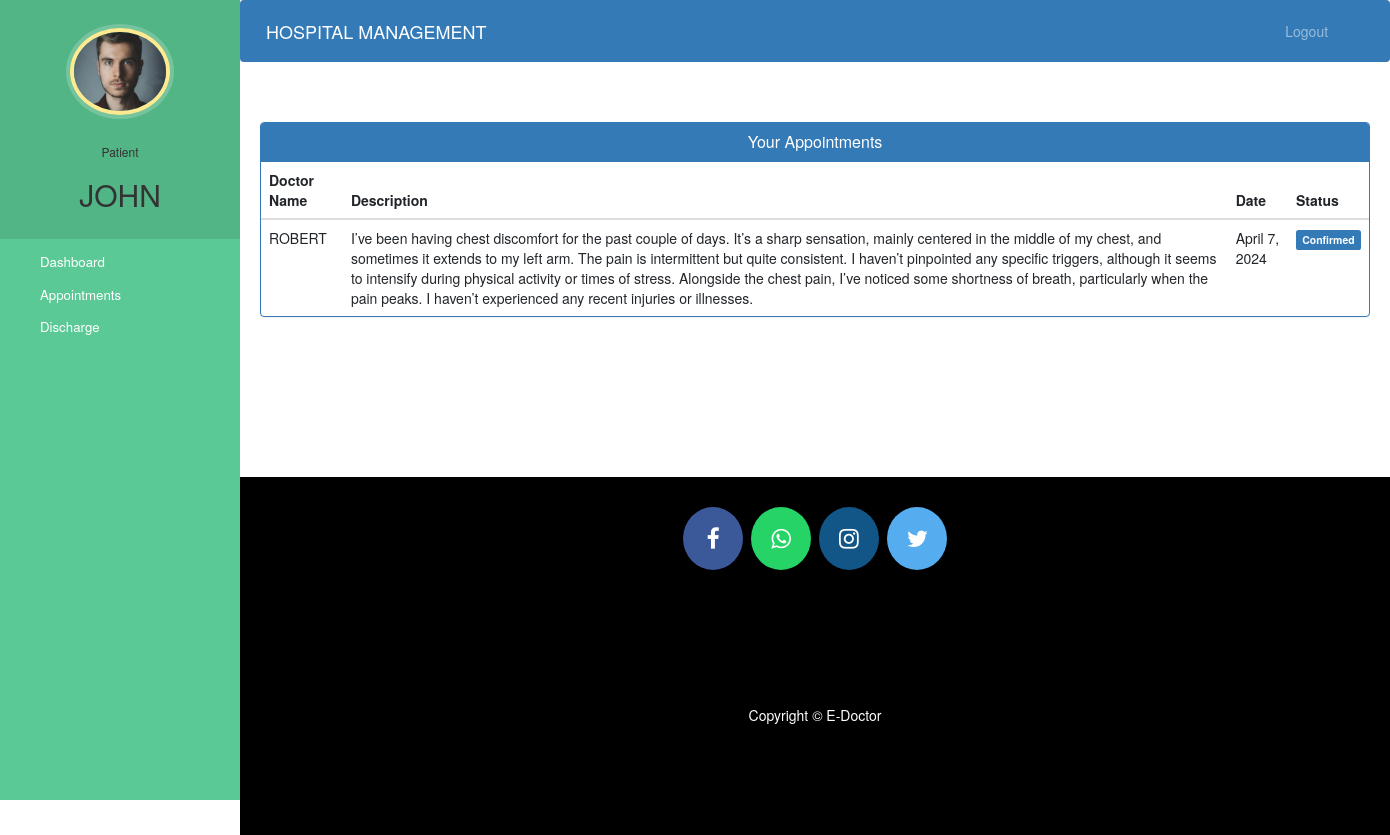
Page /patient-view-appointment (signed in) on the committed database.
### hospital/models.py (models this page shows, shortened)
class Patient(models.Model):
    user=models.OneToOneField(User,on_delete=models.CASCADE)
    profile_pic= models.ImageField(upload_to='profile_pic/PatientProfilePic/',null=True,blank=True)
    address = models.CharField(max_length=40)
    mobile = models.CharField(max_length=40,null=False)
    symptoms = models.CharField(max_length=100,null=False)
    assignedDoctorId = models.PositiveIntegerField(null=False)
    admitDate=models.DateField(auto_now=True)
    status=models.BooleanField(default=False)

class Appointment(models.Model):
    patientId=models.PositiveIntegerField(null=False)
    doctorId=models.PositiveIntegerField(null=False)
    patientName=models.CharField(max_length=40,null=True)
    doctorName=models.CharField(max_length=40,null=True)
    appointmentDate=models.DateField(auto_now=True)
    description=models.TextField(max_length=500)
    status=models.BooleanField(default=False)

### hospital/views.py (the view)
# urls.py: path('patient-view-appointment', views.patient_view_appointment_view,name='patient-view-appointment'),
@login_required(login_url='patientlogin')
@user_passes_test(is_patient)
def patient_view_appointment_view(request):
    patient=models.Patient.objects.get(user_id=request.user.id) #for profile picture of patient in sidebar
    appointments=models.Appointment.objects.all().filter(patientId=request.user.id)
    return render(request,'hospital/patient_view_appointment.html',{'appointments':appointments,'patient':patient})

### hospital/views.py (called while the page is built)
def is_patient(user):
    return user.groups.filter(name='PATIENT').exists()

### templates/hospital/patient_view_appointment.html (shortened to what this page needs)
{% extends 'hospital/patient_base.html' %}
{% block content %}
<head>
  <link href="//netdna.bootstrapcdn.com/bootstrap/3.0.0/css/bootstrap.min.css" rel="stylesheet" id="bootstrap-css">
</head>
<div class="container">
  <div class="panel panel-primary">
    <div class="panel-heading">
      <h6 class="panel-title">Your Appointments</h6>
    </div>
    <table class="table table-hover" id="dev-table">
      <thead>
        <tr>
          <th>Doctor Name</th>
          <th>Description</th>
          <th>Date</th>
          <th>Status</th>
        </tr>
      </thead>
      {% for a in appointments %}
      <tr>
        <td> {{a.doctorName}}</td>
        <td>{{a.description}}</td>
        <td>{{a.appointmentDate}}</td>
        {%if a.status%}
        <td> <span class="label label-primary">Confirmed</span></td>
        {% else %}
        <td> <span class="label label-success">Pending</span></td>
        {% endif %}
      </tr>
      {% endfor %}
    </table>
  </div>
</div>
{% endblock content %}

### templates/hospital/patient_base.html (shortened to what this page needs)
<!DOCTYPE html>
{% load static %}
<html lang="en">
<head>
  <link rel="stylesheet" href="https://stackpath.bootstrapcdn.com/bootstrap/4.3.1/css/bootstrap.min.css">
  <link rel="stylesheet" href="https://maxcdn.bootstrapcdn.com/font-awesome/4.7.0/css/font-awesome.min.css">
  <link rel="stylesheet" href="{% static '/style.css' %}">
</head>
<body>
  <nav class="menu" tabindex="0">
    <header class="avatar">
      <img src="{% static patient.profile_pic.url %}" alt="Profile Pic" />
      <br><br>
      <h6>Patient</h6>
      <h2>{{request.user.first_name}}</h2>
    </header>
    <ul>
      <li tabindex="0" class="icon-dashboard"> <a style="color:white; text-decoration:none;" href="/patient-dashboard"><span>Dashboard</span></a> </li>
      <li tabindex="0" class="icon-calendar"> <a style="color:white; text-decoration:none;" href="/patient-appointment"><span>Appointments</span></a></li>
      <li tabindex="0" class="icon-users"> <a style="color:white; text-decoration:none;" href="/patient-discharge"><span>Discharge</span></a></li>
    </ul>
  </nav>
  <main>
    <div class="bs-example">
      <nav class="navbar navbar-expand-md  navbar-dark fixed-top" style="background:#337AB7;">
        <a href="#" class="navbar-brand">HOSPITAL MANAGEMENT</a>
        <div class="collapse navbar-collapse justify-content-between" id="navbarCollapse">
          <div class="navbar-nav" style=" margin-left: 90%;">
            <a href="/logout" class="nav-item nav-link">Logout</a>
          </div>
        </div>
      </nav>
    </div>
    <br><br>
    {% block content %}
    {% endblock content %}
    <br><br><br><br><br><br><br>
    <footer>
      <p>
        <a id="ftr" href="#" class="fa fa-facebook"></a>
        <a id="ftr" href="#" class="fa fa-whatsapp"></a>
        <a id="ftr" href="#" class="fa fa-instagram"></a>
        <a id="ftr" href="#" class="fa fa-twitter"></a>
      </p>
      <br>
      <div class="container">
        <div class="row">
          <div class="col-md-12 col-sm-12">
            <div style="color:#ffffff;" class="wow fadeInUp footer-copyright">
              <p>Copyright &copy; E-Doctor </p>
            </div>
          </div>
        </div>
      </div>
    </footer>
  </main>
</body>
</html>

### static/style.css (style rules this page uses)
body { padding-left: 240px; }
main { position: relative; height: 100vh; }
.menu { background: #5bc995; height: 100vh; width: 240px; position: fixed; top: 0px; left: 0; z-index: 5; outline: none; }
.menu .avatar { background: rgba(0, 0, 0, 0.1); padding: 2em 0.5em; text-align: center; }
.menu .avatar img { width: 100px; border-radius: 50%; overflow: hidden; border: 4px solid #ffea92; box-shadow: 0 0 0 4px rgba(255, 255, 255, 0.2); }
.menu .avatar h2 { font-weight: normal; margin-bottom: 0; }
.menu ul { list-style: none; padding: 0.5em 0; margin: 0; }
.menu ul li { padding: 0.5em 1em 0.5em 3em; font-size: 0.95em; font-weight: regular; background-repeat: no-repeat; background-position: left 15px center; background-size: auto 20px; transition: all 0.15s linear; cursor: pointer; }
.menu ul li.icon-dashboard { background-image: url("http://www.entypo.com/images//gauge.svg"); }
.menu ul li.icon-users { background-image: url("http://www.entypo.com/images//users.svg"); }
.menu ul li.icon-calendar { background-image: url("http://www.entypo.com/images//calendar.svg"); }

### templates/hospital/patient_base.html (style rules this page uses)
a:link { text-decoration: none; }
a { color: white; }
footer { padding: 0px 0px 0px 0px; background-color: black; margin: 0px; }
#ftr { padding: 20px; }
.fa { font-size: 23px; width: 60px; text-align: center; text-decoration: none; margin: 5px 2px; border-radius: 50%; }
.fa-facebook { background: #3B5998; color: white; margin-top: 30px; }
.fa-whatsapp { background: #25d366; color: white; }
.fa-twitter { background: #55ACEE; color: white; }
.fa-instagram { background: #125688; color: white; }
p { text-align: center; }

### templates/hospital/patient_view_appointment.html (style rules this page uses)
a:link { text-decoration: none; }
h6 { text-align: center; }
.row { margin: 100px; }

### rows in the picture
Patient: profile_pic (picture)
Appointment: doctorName "ROBERT", description "I’ve been having chest discomfort for the past couple of days. It’s a sharp sensation, mainly centered in the middle of my chest, and sometimes it extends to my left arm. The pain is intermittent but quite consistent. I haven’t pinpointed any specific triggers, although it seems to intensify during physical activity or times of stress. Alongside the chest pain, I’ve noticed some shortness of breath, particularly when the pain peaks. I haven’t experienced any recent injuries or illnesses.", appointmentDate "April 7, 2024", status "Confirmed"

### other values in the picture
{{ request.user.first_name }} "JOHN"
